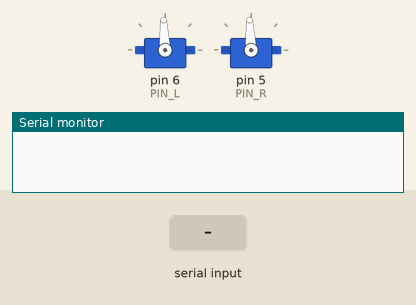
The sketch below on a simulated Arduino Uno, built with avr-gcc and run on an emulated ATmega328P. Shown: 2 × servo, the last lines printed to the serial monitor. Inputs (shaded band) come from the test bench.

Above: at 1.2 s.
1.3 s: "A" received over Serial
At 1.7 s:
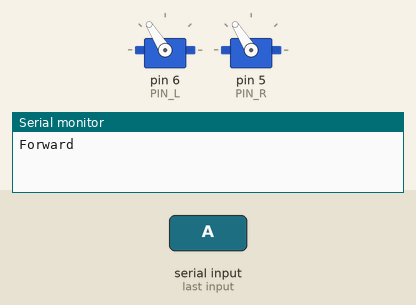
2.8 s: "B" received over Serial
At 4.0 s:
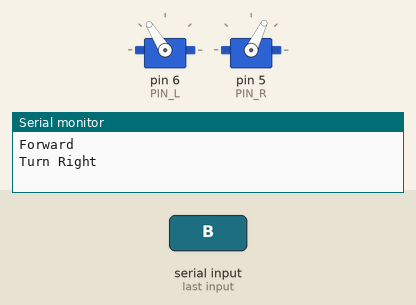
4.3 s: "C" received over Serial
At 5.2 s:
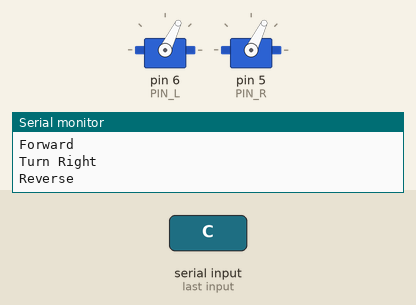
5.8 s: "D" received over Serial
At 6.3 s:
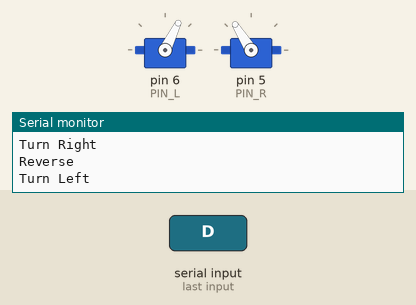
Timing chart, 0 to 8.3 s (numbered marks = the images above; inputs shaded):
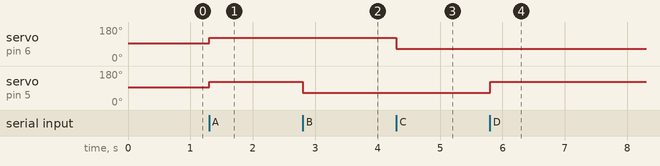

Measured:
- after the input at 1.3 s, servo on pin 6 (PIN_L), servo on pin 5 (PIN_R): 93° → 122° at once
- after the input at 2.8 s, servo on pin 5 (PIN_R): 122° → 64° at once
- after the input at 4.3 s, servo on pin 6 (PIN_L): 122° → 64° at once
- after the input at 5.8 s, servo on pin 5 (PIN_R): 64° → 122° at once

The sketch:

ArduinoReceiver.ino
```cpp
// 1000 is full reverse
// 1500 is neutral
// 2000 is full forward

#include <Servo.h>

#define PIN_L 6
#define PIN_R 5

Servo leftMotor;      // Left Motor Servo Object
Servo rightMotor;     // Right Motor Servo Object


void setup()
{
  // Tells each of the servo objects which pin it should output to
  leftMotor.attach(PIN_L);
  rightMotor.attach(PIN_R);

  Serial.begin(9600); // Init serial
  // Set default values because 0 means full reverse
  leftMotor.writeMicroseconds(1500);          //right motor driver code
  rightMotor.writeMicroseconds(1500);          //left motor driver code
}

void loop() {
  if(Serial.available() > 0){
    int xbee=Serial.read();

    if(xbee == 65){
      leftMotor.writeMicroseconds(1800);          //right motor driver code
      rightMotor.writeMicroseconds(1800);          //left motor driver code
      Serial.println("Forward");
    }
    else if(xbee == 66){
      leftMotor.writeMicroseconds(1800);          //right motor driver code
      rightMotor.writeMicroseconds(1200);          //left motor driver code
      Serial.println("Turn Right");
    }
    else if(xbee == 67){
      leftMotor.writeMicroseconds(1200);          //right motor driver code
      rightMotor.writeMicroseconds(1200);          //left motor driver code
      Serial.println("Reverse");
    }
    else if(xbee == 68){
      leftMotor.writeMicroseconds(1200);          //right motor driver code
      rightMotor.writeMicroseconds(1800);          //left motor driver code
      Serial.println("Turn Left");
    }
    else if(xbee == 69){
      leftMotor.writeMicroseconds(1500);          //right motor driver code
      rightMotor.writeMicroseconds(1500);          //left motor driver code
      Serial.println("Stop");
    }
    else{
      Serial.println("Out of Range");
    }
  }
}
```
